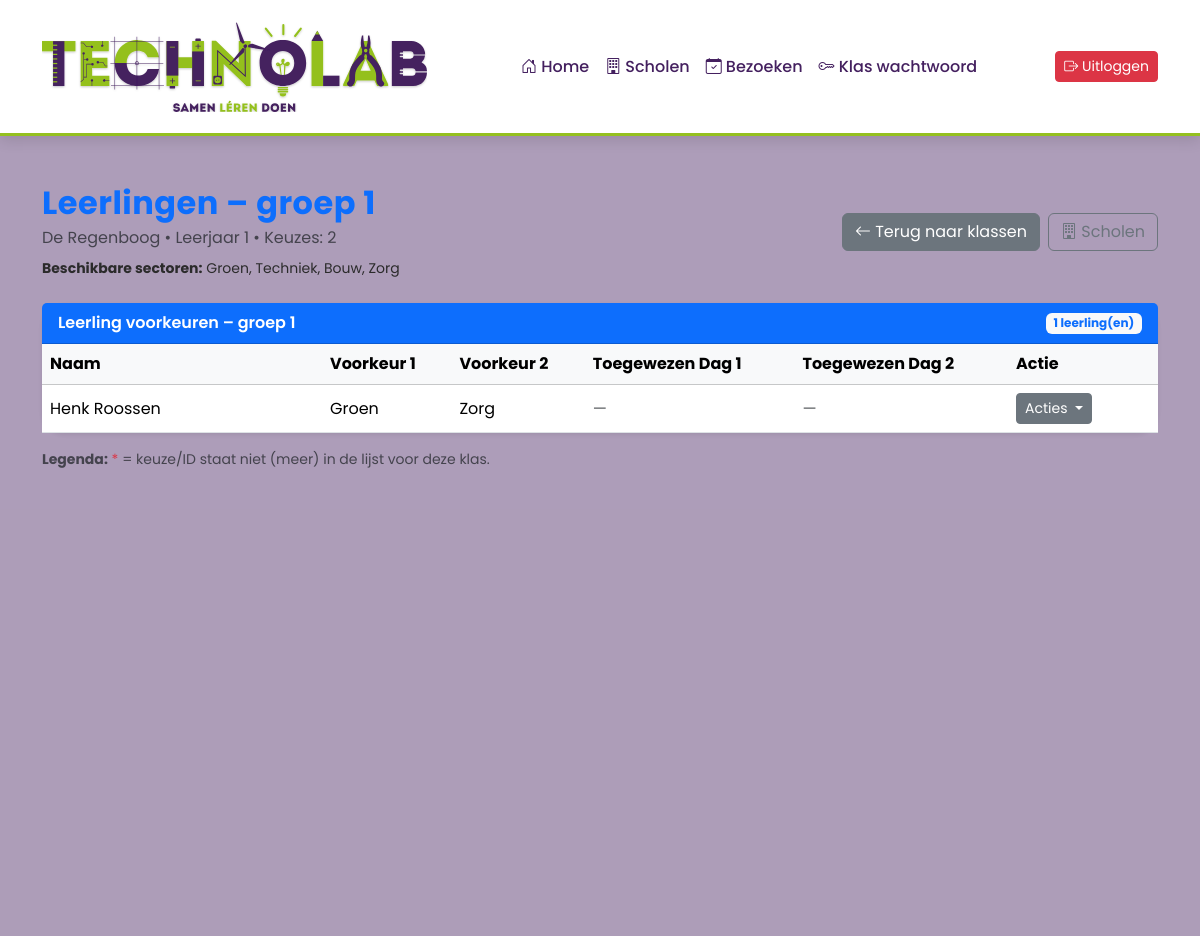
Screenshot of /leerlingen.php?klas_id=3 (signed in) with the database file from the repository.
### tables this page shows
CREATE TABLE `klas` (
  `klas_id` int(11) NOT NULL,
  `school_id` int(11) NOT NULL,
  `klasaanduiding` varchar(100) NOT NULL,
  `leerjaar` varchar(100) DEFAULT NULL,
  `schooljaar` varchar(100) NOT NULL
);

CREATE TABLE `school` (
  `school_id` smallint(6) NOT NULL,
  `schoolnaam` varchar(100) NOT NULL,
  `plaats` varchar(100) NOT NULL,
  `type_onderwijs` set('Primair Onderwijs','Voortgezet Onderwijs','MBO') DEFAULT NULL
);

CREATE TABLE `leerling` (
  `leerling_id` int(11) NOT NULL,
  `klas_id` int(11) NOT NULL,
  `voornaam` varchar(100) NOT NULL,
  `tussenvoegsel` varchar(100) DEFAULT NULL,
  `achternaam` varchar(100) NOT NULL,
  `voorkeur1` varchar(100) DEFAULT NULL,
  `voorkeur2` varchar(100) DEFAULT NULL,
  `voorkeur3` varchar(100) DEFAULT NULL,
  `voorkeur4` varchar(100) DEFAULT NULL,
  `voorkeur5` varchar(100) DEFAULT NULL,
  `toegewezen_week` varchar(100) DEFAULT NULL,
  `toegewezen_dag1` varchar(100) DEFAULT NULL,
  `toegewezen_dag2` varchar(100) DEFAULT NULL
);

### includes/functions.php (called while the page is built, shortened)
<?php
function e($waarde): string
{
    return htmlspecialchars((string)$waarde, ENT_QUOTES, 'UTF-8');
}

### leerlingen.php (the view, shortened to what this page needs)
<?php
require 'includes/header.php';
$klas_id = (int)$_GET['klas_id'];
$stmt = $conn->prepare("
    SELECT k.klas_id, k.school_id, k.klasaanduiding, k.leerjaar, k.schooljaar,
           s.schoolnaam
    FROM klas k
    JOIN school s ON s.school_id = k.school_id
    WHERE k.klas_id = ?
");
$stmt->bind_param("i", $klas_id);
$stmt->execute();
$klas = $stmt->get_result()->fetch_assoc();
$maxKeuzes = 2;
$stmt = $conn->prepare("
    SELECT b.max_keuzes, b.type_onderwijs
    FROM bezoek b
    INNER JOIN bezoek_klas bk ON bk.bezoek_id = b.bezoek_id
    WHERE bk.klas_id = ? AND b.actief = 1
    LIMIT 1
");
$stmt->bind_param("i", $klas_id);
$stmt->execute();
$bezoekData = $stmt->get_result()->fetch_assoc();
if ($bezoekData) {
    $bezoekMax = (int)($bezoekData['max_keuzes'] ?? 2);
    if (in_array($bezoekMax, [2, 3], true)) {
        $maxKeuzes = $bezoekMax;
    }
}
$isPoBezoek = (($bezoekData['type_onderwijs'] ?? '') === 'PO');
$stmt = $conn->prepare("
    SELECT bo.optie_id, bo.naam
    FROM bezoek_optie bo
    INNER JOIN bezoek_klas bk ON bk.bezoek_id = bo.bezoek_id
    WHERE bk.klas_id = ? AND bo.actief = 1
    ORDER BY bo.volgorde ASC
");
$stmt->bind_param("i", $klas_id);
$stmt->execute();
$res = $stmt->get_result();
$allowedById = [];
$allowedList = [];
while ($r = $res->fetch_assoc()) {
    $allowedById[(int)$r['optie_id']] = $r['naam'];
    $allowedList[] = $r['naam'];
}
$stmt = $conn->prepare("
    SELECT leerling_id, voornaam, tussenvoegsel, achternaam,
           voorkeur1, voorkeur2, voorkeur3, voorkeur4, voorkeur5,
           toegewezen_week, toegewezen_dag1, toegewezen_dag2
    FROM leerling
    WHERE klas_id = ?
    ORDER BY achternaam ASC, voornaam ASC
");
$stmt->bind_param("i", $klas_id);
$stmt->execute();
$leerlingen = $stmt->get_result();
?>
<div class="ttr-app">
    <div class="container py-5">
        <div class="row mb-4">
            <div class="col d-flex justify-content-between align-items-center">
                <div>
                    <h2 class="fw-bold text-primary mb-1">Leerlingen – <?= e($klas['klasaanduiding']) ?></h2>
                    <div class="text-muted"><?= e($klas['schoolnaam']) ?> • Leerjaar <?= e($klas['leerjaar']) ?> • Keuzes: <?= (int)$maxKeuzes ?></div>
                    <?php if (!empty($allowedList)): ?>
                        <div class="mt-2 small"><strong>Beschikbare sectoren:</strong> <?= e(implode(', ', $allowedList)) ?></div>
                    <?php endif; ?>
                </div>
                <div class="d-flex gap-2">
                    <a href="klassen.php?school_id=<?= (int)$klas['school_id'] ?>" class="btn btn-secondary">
                        <i class="bi bi-arrow-left"></i> Terug naar klassen
                    </a>
                    <a href="scholen.php" class="btn btn-outline-secondary"><i class="bi bi-building"></i> Scholen</a>
                </div>
            </div>
        </div>
        <div class="card shadow-sm border-0">
            <div class="card-header bg-primary text-white fw-semibold d-flex justify-content-between align-items-center">
                <span>Leerling voorkeuren – <?= e($klas['klasaanduiding']) ?></span>
                <span class="badge bg-light text-primary"><?= (int)$leerlingen->num_rows ?> leerling(en)</span>
            </div>
            <div class="card-body p-0">
                <div>
                    <table class="table table-hover align-middle mb-0">
                        <thead class="table-light">
                            <tr>
                                <th style="min-width:220px;">Naam</th>
                                <?php for ($i = 1; $i <= $maxKeuzes; $i++): ?><th>Voorkeur <?= $i ?></th><?php endfor; ?>
                                <?php if ($isPoBezoek): ?>
                                    <th>Toegewezen Dag 1</th>
                                    <th>Toegewezen Dag 2</th>
                                <?php else: ?>
                                    <th>Toegewezen week</th>
                                <?php endif; ?>
                                <th style="width:150px">Actie</th>
                            </tr>
                        </thead>
                        <tbody>
                            <?php if ($leerlingen->num_rows === 0): ?>
                                <tr>
                                    <td colspan="<?= ($isPoBezoek ? 4 : 3) + $maxKeuzes ?>" class="text-center py-3 text-muted">Nog geen leerlingen in deze klas.</td>
                                </tr>
                                <?php else: while ($l = $leerlingen->fetch_assoc()): ?>
                                    <tr>
                                        <td><?= e($l['voornaam']) ?><?= $l['tussenvoegsel'] ? ' ' . e($l['tussenvoegsel']) : '' ?> <?= e($l['achternaam']) ?></td>
                                        <?php for ($i = 1; $i <= $maxKeuzes; $i++):
                                            $val = $l['voorkeur' . $i] ?? '';
                                            if (ctype_digit((string)$val) && isset($allowedById[(int)$val])) {
                                                $label = e($allowedById[(int)$val]);
                                            } elseif ($val === '' || $val === null) {
                                                $label = '<span class="text-muted">—</span>';
                                            } else {
                                                $label = '<span class="text-danger">' . e($val) . ' *</span>';
                                            }
                                        ?>
                                            <td><?= $label ?></td>
                                        <?php endfor; ?>
                                        <?php if ($isPoBezoek): ?>
                                            <td>
                                                <?php
                                                $t1 = $l['toegewezen_dag1'];
                                                if (ctype_digit((string)$t1) && isset($allowedById[(int)$t1])) {
                                                    echo '<span class="fw-semibold text-success">' . e($allowedById[(int)$t1]) . '</span>';
                                                } elseif ($t1 === '' || $t1 === null) {
                                                    echo '<span class="text-muted">—</span>';
                                                } else {
                                                    echo '<span class="text-danger">' . e($t1) . ' *</span>';
                                                }
                                                ?>
                                            </td>
                                            <td>
                                                <?php
                                                $t2 = $l['toegewezen_dag2'];
                                                if (ctype_digit((string)$t2) && isset($allowedById[(int)$t2])) {
                                                    echo '<span class="fw-semibold text-success">' . e($allowedById[(int)$t2]) . '</span>';
                                                } elseif ($t2 === '' || $t2 === null) {
                                                    echo '<span class="text-muted">—</span>';
                                                } else {
                                                    echo '<span class="text-danger">' . e($t2) . ' *</span>';
                                                }
                                                ?>
                                            </td>
                                        <?php endif; ?>
                                        <td>
                                            <div class="dropdown">
                                                <button class="btn btn-sm btn-secondary dropdown-toggle" type="button" id="actionDropdown<?= $l['leerling_id'] ?>" data-bs-toggle="dropdown" aria-expanded="false">
                                                    Acties
                                                </button>
                                            </div>
                                        </td>
                                    </tr>
                            <?php endwhile;
                            endif; ?>
                        </tbody>
                    </table>
                </div>
            </div>
        </div>
        <div class="mt-3 small text-muted">
            <strong>Legenda:</strong> <span class="text-danger">*</span> = keuze/ID staat niet (meer) in de lijst voor deze klas.
        </div>
    </div>
</div>
<?php require 'includes/footer.php'; ?>

### css/index.css (style rules this page uses)
:root { --tl-purple: #44205F; --tl-green: #94C01F; --tl-white: #ffffff; --tl-orange: #FF6F3C; --tl-purple-light: rgba(68, 32, 95, 0.10); --tl-purple-dark: rgba(68, 32, 95, 0.25); --tl-green-light: rgba(148, 192, 31, 0.18); --tl-orange-light: rgba(255, 111, 60, 0.15); }
.ttr-app { background: var(--tl-purple-dark); font-family: "Poppins", sans-serif; color: #2b2b2b; min-height: 100vh; }
.ttr-app h2, .ttr-app h5 { color: var(--tl-purple); }
.ttr-app h2 { font-weight: 700; letter-spacing: 0.5px; }
.ttr-app .card { background: var(--tl-white); border-radius: 22px; border: none; box-shadow: 0 10px 28px rgba(0,0,0,0.08); transition: transform 0.25s ease, box-shadow 0.25s ease; animation: softFloat 8s ease-in-out infinite; }

### rows the page displays
klas: klasaanduiding "groep 1", school.schoolnaam "De Regenboog", leerjaar "1"
leerling: voornaam "Henk", achternaam "Roossen", voorkeur1 "Groen", voorkeur2 "Zorg"

### other values shown
$maxKeuzes "2"
implode(', ', $allowedList) "Groen, Techniek, Bouw, Zorg"
$leerlingen->num_rows "1"
